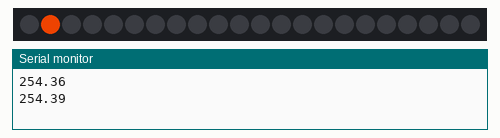
A sketch run on a simulated Arduino Uno, built with avr-gcc and run on an emulated ATmega328P. On the bench: 22 RGB LEDs in strip order, left to right, the last lines printed to the serial monitor. Dim RGB values are drawn brighter than linear.

Above: at 3.01 s.
At 7.29 s:
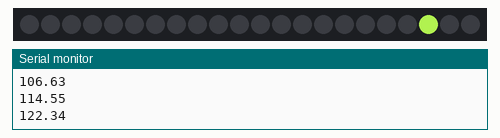
At 11.99 s:
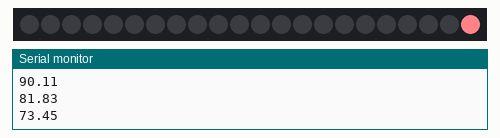
At 21.38 s:
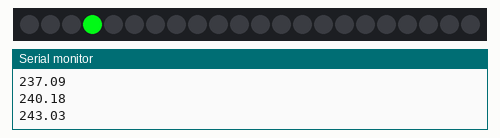
At 30.78 s:
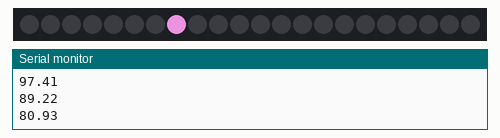
At 39.76 s:
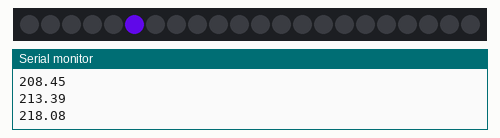

The sketch:

3-ballrun.ino
```cpp
#include "FastLED.h"
#include <elapsedMillis.h>

// Pride2015
// Animated, ever-changing rainbows.
// by Mark Kriegsman

#if FASTLED_VERSION < 3001000
#error "Requires FastLED 3.1 or later; check github for latest code."
#endif

#define DATA_PIN    2
//#define CLK_PIN   4
#define LED_TYPE    WS2812
#define COLOR_ORDER GRB
#define NUM_LEDS    22
#define BRIGHTNESS  255

CRGBArray<NUM_LEDS> leds;

elapsedMillis timer0;
int runIndex = 0;
int indexMap = 0;
float timerMap = 0;
int loopJump = 0;
elapsedMillis timer1;

void setup() {
  Serial.begin(9600);
  delay(3000); // 3 second delay for recovery

  // tell FastLED about the LED strip configuration
  FastLED.addLeds<LED_TYPE,DATA_PIN,COLOR_ORDER>(leds, NUM_LEDS)
    .setCorrection(TypicalLEDStrip)
    .setDither(BRIGHTNESS < 255);

  // set master brightness control
  FastLED.setBrightness(BRIGHTNESS);
}


void loop()
{
  FastLED.clear();

  indexMap = map(runIndex, 0, NUM_LEDS, 0, 255);


  timerMap = timer1/2000.00000000;
  Serial.println(abs(255*sin(timerMap)));

  leds[runIndex] = CHSV(indexMap+loopJump, abs(255*sin(timerMap)), 255);

  runIndex++;
  loopJump += 10;

  if (runIndex >= NUM_LEDS) {
    runIndex = 0;
  }

  if (timerMap >= 2*3.14*1000) {
    timer1 = 0;
  }

  if (loopJump > 255) {
    loopJump = 0;
  }

  FastLED.show();

  while (timer0 < 69) {}
  timer0 = 0;
}
```
